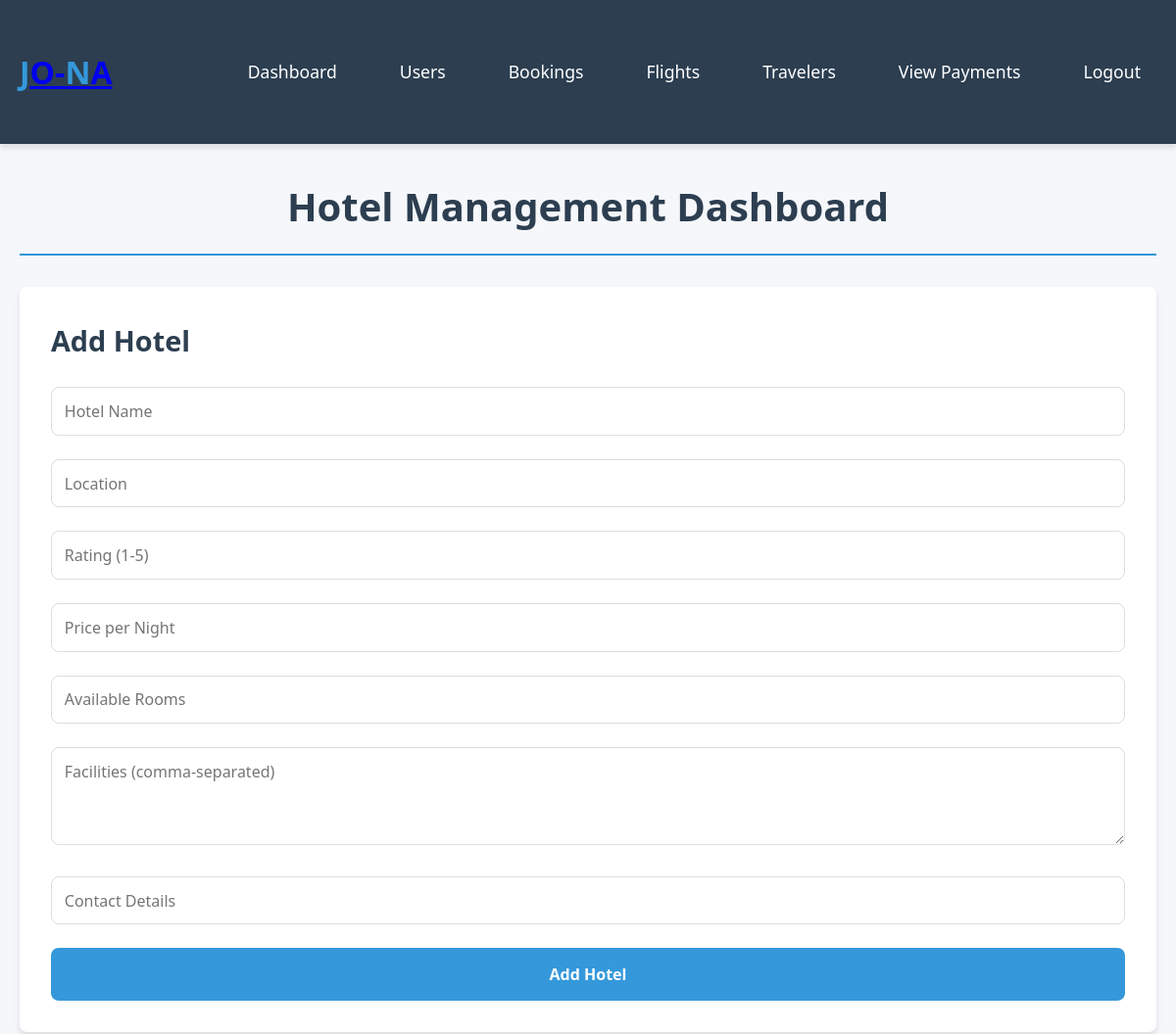
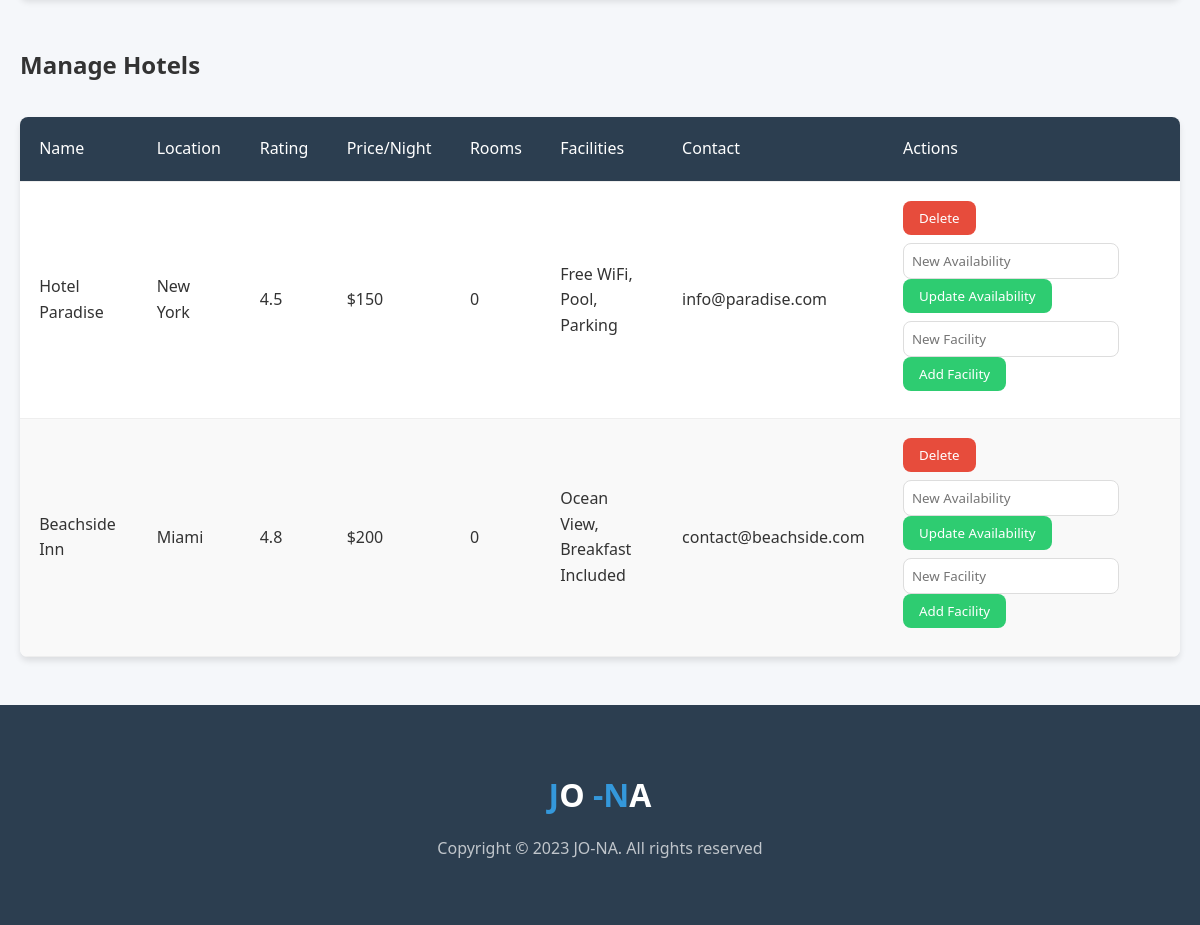
Screenshot of /BusinessLogic.Layer/Dashboard/hotelManagement.php with the database file from the repository (2 pictures, top to bottom).
### tables this page shows
CREATE TABLE `hotels` (
  `hotelID` int(11) NOT NULL,
  `name` varchar(255) NOT NULL,
  `location` varchar(255) NOT NULL,
  `rating` double NOT NULL,
  `pricePerNight` double NOT NULL,
  `availability` int(11) NOT NULL,
  `facilities` text NOT NULL,
  `contactDetails` varchar(255) NOT NULL,
  `imagePath` varchar(255) NOT NULL DEFAULT '../img/hotel-placeholder.jpg'
);

### BusinessLogic.Layer/Dashboard/hotelManagement.php (the view, shortened to what this page needs)
<?php
$hotelsQuery = $conn->query("SELECT * FROM hotels");
?>
<!DOCTYPE html>
<html lang="en">
<head>
    <link rel="stylesheet" href="/Travel_Agency/Presentation.Layer/UserInterface/css/hotelM.css">
</head>
<body>
<section id="header">
    <div class="header container">
        <div class="nav-bar">
            <div class="brand">
                <a href="dashboard.php"><h1><span>J</span>O-<span>N</span>A</h1></a>
            </div>
            <ul>
                <li><a href="dashboard.php">Dashboard</a></li>
                <li><a href="users.php">Users</a></li>
                        <li><a href="bookings.php">Bookings</a></li>
                        <li><a href="add_flight.php">Flights</a></li>
                        <li><a href="traveler.php">Travelers</a></li>
                        <li><a href="viewpayments.php">View Payments</a></li>
                <li><a href="../../../DataAccess.Layer/Config/logout.php">Logout</a></li>
            </ul>
        </div>
    </div>
</section>
<section class="dashboard">
    <div class="container">
        <h1>Hotel Management Dashboard</h1>
        <form method="POST" class="hotel-form">
            <h2>Add Hotel</h2>
            <input type="text" name="name" placeholder="Hotel Name" required>
            <input type="text" name="location" placeholder="Location" required>
            <input type="number" step="0.1" name="rating" placeholder="Rating (1-5)" required>
            <input type="number" step="0.01" name="pricePerNight" placeholder="Price per Night" required>
            <input type="number" name="availability" placeholder="Available Rooms" required>
            <textarea name="facilities" placeholder="Facilities (comma-separated)" required></textarea>
            <input type="text" name="contactDetails" placeholder="Contact Details" required>
            <button type="submit" name="add_hotel">Add Hotel</button>
        </form>
        <h2>Manage Hotels</h2>
        <table>
            <thead>
                <tr>
                    <th>Name</th>
                    <th>Location</th>
                    <th>Rating</th>
                    <th>Price/Night</th>
                    <th>Rooms</th>
                    <th>Facilities</th>
                    <th>Contact</th>
                    <th>Actions</th>
                </tr>
            </thead>
            <tbody>
                <?php while ($hotel = $hotelsQuery->fetch_assoc()): ?>
                <tr>
                    <td><?php echo htmlspecialchars($hotel['name']); ?></td>
                    <td><?php echo htmlspecialchars($hotel['location']); ?></td>
                    <td><?php echo htmlspecialchars($hotel['rating']); ?></td>
                    <td>$<?php echo htmlspecialchars($hotel['pricePerNight']); ?></td>
                    <td><?php echo htmlspecialchars($hotel['availability']); ?></td>
                    <td><?php echo htmlspecialchars($hotel['facilities']); ?></td>
                    <td><?php echo htmlspecialchars($hotel['contactDetails']); ?></td>
                    <td>
                        <form method="POST" style="display:inline;">
                            <button type="submit" name="delete_hotel">Delete</button>
                        </form>
                        <form method="POST" style="display:inline;">
                            <input type="number" name="availability" placeholder="New Availability" required>
                            <button type="submit" name="update_availability">Update Availability</button>
                        </form>
                        <form method="POST" style="display:inline;">
                            <input type="text" name="facility" placeholder="New Facility" required>
                            <button type="submit" name="add_facility">Add Facility</button>
                        </form>
                    </td>
                </tr>
                <?php endwhile; ?>
            </tbody>
        </table>
    </div>
</section>
<section id="footer">
    <div class="footer container">
        <div class="brand">
            <h1><span>J</span>O <span>-N</span>A</h1>
        </div>
        <p>Copyright © 2023 JO-NA. All rights reserved</p>
    </div>
</section>
</body>
</html>

### Presentation.Layer/UserInterface/css/hotelM.css (style rules this page uses)
:root { --primary-color: #3498db; --secondary-color: #2ecc71; --dark-color: #2c3e50; --light-color: #ecf0f1; --danger-color: #e74c3c; --warning-color: #f39c12; --success-color: #27ae60; --shadow: 0 4px 6px rgba(0, 0, 0, 0.1); --border-radius: 8px; }
* { margin: 0; padding: 0; box-sizing: border-box; font-family: 'Segoe UI', Tahoma, Geneva, Verdana, sans-serif; }
body { background-color: #f5f7fa; color: #333; line-height: 1.6; }
.container { max-width: 1200px; margin: 2rem auto; padding: 0 20px; }
#header { background-color: var(--dark-color); color: white; padding: 1rem 0; box-shadow: var(--shadow); }
.header.container { display: flex; justify-content: space-between; align-items: center; padding: 0 20px; }
.nav-bar { display: flex; justify-content: space-between; align-items: center; width: 100%; }
.brand h1 { font-size: 2rem; margin: 0; padding: 0; }
.brand h1 span { color: var(--primary-color); }
ul { display: flex; list-style: none; }
ul li { margin-left: 2rem; }
ul li a { color: white; text-decoration: none; font-weight: 500; font-size: 1.1rem; transition: color 0.3s; padding: 0.5rem 1rem; border-radius: var(--border-radius); }
.dashboard h1 { font-size: 2.5rem; margin-bottom: 2rem; color: var(--dark-color); text-align: center; padding-bottom: 1rem; border-bottom: 2px solid var(--primary-color); }
.hotel-form { background-color: white; padding: 2rem; border-radius: var(--border-radius); box-shadow: var(--shadow); margin-bottom: 3rem; }
.hotel-form h2 { margin-bottom: 1.5rem; color: var(--dark-color); font-size: 1.8rem; }
.hotel-form input, .hotel-form textarea, .hotel-form select { width: 100%; padding: 0.8rem; margin-bottom: 1.5rem; border: 1px solid #ddd; border-radius: var(--border-radius); font-size: 1rem; transition: border 0.3s; }
.hotel-form textarea { min-height: 100px; resize: vertical; }
.hotel-form button { background-color: var(--primary-color); color: white; border: none; padding: 1rem 2rem; font-size: 1rem; border-radius: var(--border-radius); cursor: pointer; transition: background-color 0.3s; width: 100%; font-weight: bold; }
table { width: 100%; border-collapse: collapse; margin: 2rem 0; background-color: white; box-shadow: var(--shadow); border-radius: var(--border-radius); overflow: hidden; }
table th, table td { padding: 1.2rem; text-align: left; border-bottom: 1px solid #eee; }
table th { background-color: var(--dark-color); color: white; font-weight: 500; }
table tr:nth-child(even) { background-color: #f9f9f9; }
button[name="delete_hotel"] { background-color: var(--danger-color); color: white; border: none; padding: 0.5rem 1rem; border-radius: var(--border-radius); cursor: pointer; transition: background-color 0.3s; margin-bottom: 0.5rem; }
button[name="update_availability"], button[name="add_facility"] { background-color: var(--secondary-color); color: white; border: none; padding: 0.5rem 1rem; border-radius: var(--border-radius); cursor: pointer; transition: background-color 0.3s; margin-bottom: 0.5rem; }
table form { display: flex; flex-direction: column; gap: 0.5rem; }
table form input[type="number"], table form input[type="text"] { padding: 0.5rem; border: 1px solid #ddd; border-radius: var(--border-radius); }
#footer { background-color: var(--dark-color); color: white; text-align: center; padding: 2rem 0; margin-top: 3rem; }
.footer.container p { margin-top: 1rem; color: rgba(255, 255, 255, 0.7); }

### rows the page displays
hotels: name "Hotel Paradise", location "New York", rating "4.5", pricePerNight "150", availability "0", facilities "Free WiFi, Pool, Parking", contactDetails "info@paradise.com"
hotels: name "Beachside Inn", location "Miami", rating "4.8", pricePerNight "200", availability "0", facilities "Ocean View, Breakfast Included", contactDetails "contact@beachside.com"
